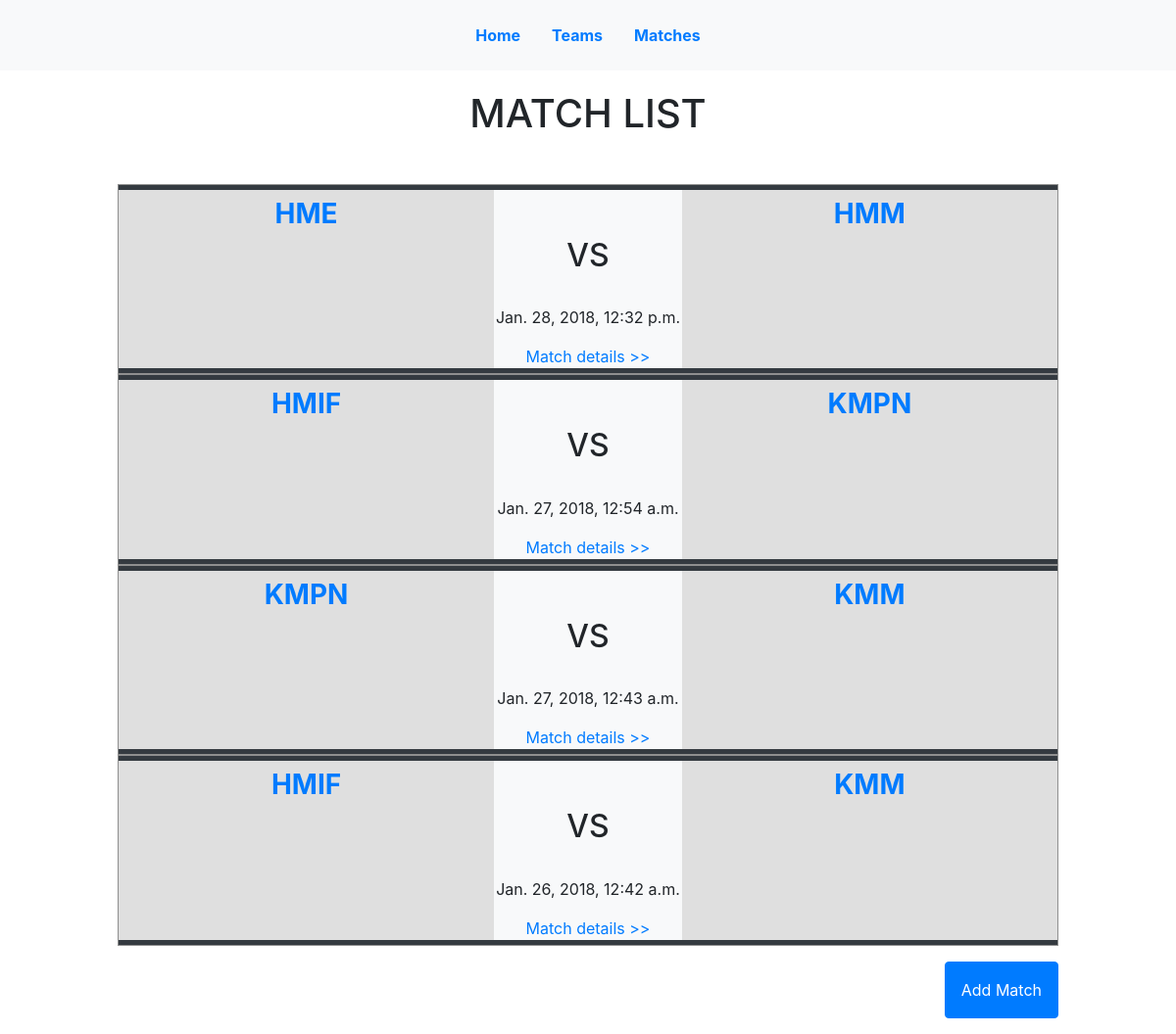
The app's page /match/ with its own data.
### stats/models.py (models this page shows, shortened)
class Match(models.Model):
    class Meta:
        ordering = ['-match_date',]
    match_date = models.DateTimeField()
    home_team = models.ForeignKey(Team, related_name="home_team", on_delete=models.CASCADE, null=True)
    away_team = models.ForeignKey(Team, related_name="away_team", on_delete=models.CASCADE, null=True)
    available = models.BooleanField()
    goal_home = models.IntegerField(default=0)
    pass_complete_home = models.IntegerField(default=0)
    pass_incomplete_home = models.IntegerField(default=0)
    ball_possession_home = models.DecimalField(max_digits = 5, decimal_places = 2, default=0)
    shot_on_target_home = models.IntegerField(default=0)
    shot_off_target_home = models.IntegerField(default=0)
    shot_percentage_home = models.DecimalField(max_digits = 5, decimal_places = 2, default=0)
    intercept_home = models.IntegerField(default=0)
    saves_home = models.IntegerField(default=0)
    tackle_home = models.IntegerField(default=0)
    fouls_committed_home = models.IntegerField(default=0)
    fouls_suffered_home = models.IntegerField(default=0)
    yellow_card_home = models.IntegerField(default=0)
    red_card_home = models.IntegerField(default=0)
    goal_away = models.IntegerField(default=0)
    pass_complete_away = models.IntegerField(default=0)
    pass_incomplete_away = models.IntegerField(default=0)
    ball_possession_away = models.DecimalField(max_digits = 5, decimal_places = 2, default=0)
    shot_on_target_away = models.IntegerField(default=0)
    shot_off_target_away = models.IntegerField(default=0)
    shot_percentage_away = models.DecimalField(max_digits = 5, decimal_places = 2, default=0)
    intercept_away = models.IntegerField(default=0)
    saves_away = models.IntegerField(default=0)
    tackle_away = models.IntegerField(default=0)
    fouls_committed_away = models.IntegerField(default=0)
    fouls_suffered_away = models.IntegerField(default=0)
    yellow_card_away = models.IntegerField(default=0)
    red_card_away = models.IntegerField(default=0)

class Team(models.Model):
    class Meta:
        ordering = ['-win','-draw','-lose','-goal_for','-goal_against']
    name = models.CharField(max_length=100)
    logo = models.ImageField(null=True, blank=True)
    points = models.IntegerField(default=0)
    goal_for = models.IntegerField(default=0)
    goal_against = models.IntegerField(default=0)
    win = models.IntegerField(default=0)
    lose = models.IntegerField(default=0)
    draw = models.IntegerField(default=0)
    def __str__(self):
        return self.name

### stats/views.py (the view)
# urls.py: path('match/', views.MatchListView.as_view(), name = 'match_list'),
class MatchListView(FormListView):
    form_class = MatchForm
    model = Match
    context_object_name = 'match_list'
    template_name = 'match_list.html'

### stats/views.py (called while the page is built)
    def get(self, request, *args, **kwargs):
        form_class = self.get_form_class()
        self.form = self.get_form(form_class)
        self.object_list = self.get_queryset()
        allow_empty = self.get_allow_empty()
        if not allow_empty and len(self.object_list) == 0:
            raise Http404(_(u"Empty list and '%(class_name)s.allow_empty' is False.")
                          % {'class_name': self.__class__.__name__})
        context = self.get_context_data(object_list=self.object_list, form=self.form)
        return self.render_to_response(context)

### templates/match_list.html (shortened to what this page needs)
{% extends 'base.html' %}
{% block content %}
<div class="match_list">
	<h1 class="text-center mb-5">MATCH LIST</h1>
	<div class="match_list_table">
      {% for match in 	match_list %}
      	<div class="match_instance" >
	        <div class="separator bg-dark"></div>
	      	<div class="home_team text-center p-2">
	      		<h3 class="font-weight-bold"><a href="{% url 'team_detail' match.home_team.pk %}">{{match.home_team.name}}</a></h3>
	      	</div>
	      	<div class="match_date text-center bg-light">
	      	<br>
	      	<br>
	      	<h2>VS</h2>
	      	<br>
	      	<p>{{match.match_date}}</p>
	      	<a href="{% url 'match_in_game' match.pk %}"> Match details >></a>
	        </div>
	        <div class="away_team text-center p-2">
	        	<h3 class="font-weight-bold"><a href="{% url 'team_detail' match.away_team.pk %}">{{match.away_team.name}}</a></h3>
	        </div>
	        <div class="separator bg-dark"></div>
      	</div>
      {% endfor %}
  	</div>
	<button class="btn btn-primary float-right mt-3 mb-3 p-3" id="add_match">Add Match</button>
</div>
{% endblock content %}

### static/base.css (style rules this page uses)
.match_list { width:80%; margin:0 auto; margin-bottom: 10px; }
.match_instance { border: 1px solid #8f8f8f; display:grid; min-height: 150px; grid-template-columns: repeat(5,1fr); }
.home_team, .away_team { background: #dfdfdf; grid-column: span 2; }
.separator { min-height: 5px; grid-column: span 5; }

### records on screen
Match: home_team.name "HME", match_date "Jan. 28, 2018, 12:32 p.m.", away_team.name "HMM"
Match: home_team.name "HMIF", match_date "Jan. 27, 2018, 12:54 a.m.", away_team.name "KMPN"
Match: home_team.name "KMPN", match_date "Jan. 27, 2018, 12:43 a.m.", away_team.name "KMM"
Match: home_team.name "HMIF", match_date "Jan. 26, 2018, 12:42 a.m.", away_team.name "KMM"
